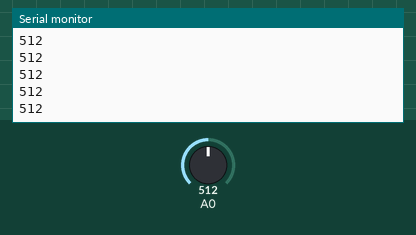
Recording of a sketch running on a simulated Arduino Uno, built with avr-gcc and run on an emulated ATmega328P. On the bench: the last lines printed to the serial monitor. The inputs (shaded band) are chosen by the test bench; at power-on: A0 = 512.

Above: at 1.2 s.
1.3 s: A0 set to 716
At 1.56 s:
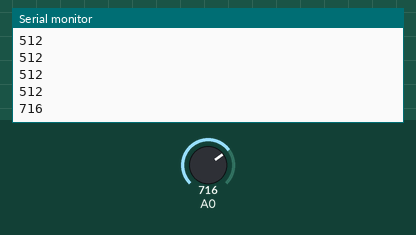
2.8 s: A0 set to 900
At 2.96 s:
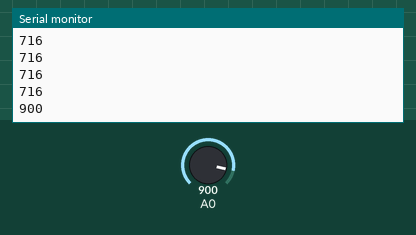
Timing chart, 0 to 5.8 s (numbered marks = the images above; inputs shaded):
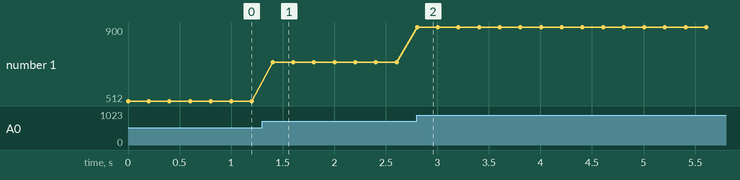

Measured:
- after the input at 1.3 s, the serial monitor: prints a new line after 0.10 s (image 1)
- after the input at 2.8 s, the serial monitor: prints a new line at once (image 2)
- plotted number 1: 512 → 716 after the input at 1.3 s, 716 → 900 after the input at 2.8 s

The sketch:

sketch_dec31a.ino
```cpp
void setup() {
  pinMode(A0,INPUT);
  Serial.begin(9600);


}

void loop() {
  int x = analogRead(A0);
  Serial.println(x);
  delay(200);

}
```
